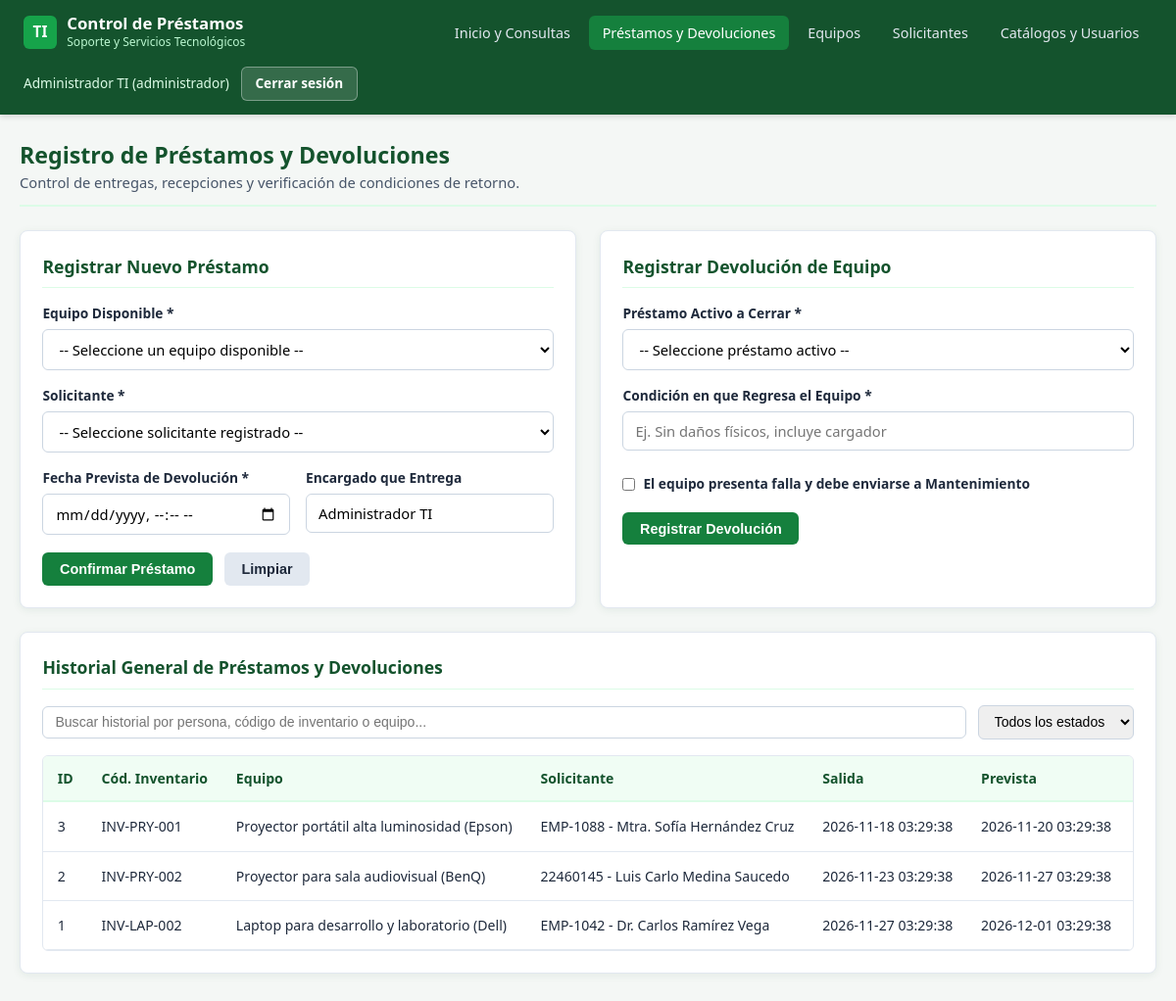
The app's page /prestamos.php (signed in) with its own data.
### tables this page shows
CREATE TABLE prestamos (
    id_prestamo INT UNSIGNED AUTO_INCREMENT,
    id_equipo INT UNSIGNED NOT NULL,
    id_solicitante INT UNSIGNED NOT NULL,
    id_usuario_entrega INT UNSIGNED NOT NULL,
    id_usuario_recibe INT UNSIGNED NULL,
    fecha_prestamo DATETIME NOT NULL DEFAULT CURRENT_TIMESTAMP,
    fecha_prevista_devolucion DATETIME NOT NULL,
    fecha_devolucion_real DATETIME NULL,
    estado_prestamo ENUM('activo', 'devuelto', 'vencido') NOT NULL DEFAULT 'activo',
    condicion_devolucion VARCHAR(150) NULL,
    requiere_mantenimiento TINYINT(1) NOT NULL DEFAULT 0,
    
    CONSTRAINT pk_prestamos PRIMARY KEY (id_prestamo),
    CONSTRAINT chk_fechas_prestamo CHECK (fecha_prevista_devolucion >= fecha_prestamo),
    CONSTRAINT chk_fecha_devolucion CHECK (fecha_devolucion_real IS NULL OR fecha_devolucion_real >= fecha_prestamo),
    
    CONSTRAINT fk_prestamos_equipo
        FOREIGN KEY (id_equipo) REFERENCES equipos (id_equipo)
        ON UPDATE CASCADE
        ON DELETE RESTRICT,
    CONSTRAINT fk_prestamos_solicitante
        FOREIGN KEY (id_solicitante) REFERENCES solicitantes (id_solicitante)
        ON UPDATE CASCADE
        ON DELETE RESTRICT,
        
    CONSTRAINT fk_prestamos_usuario_entrega
        FOREIGN KEY (id_usuario_entrega) REFERENCES usuarios (id_usuario)
        ON UPDATE CASCADE
        ON DELETE RESTRICT,
        
    CONSTRAINT fk_prestamos_usuario_recibe
        FOREIGN KEY (id_usuario_recibe) REFERENCES usuarios (id_usuario)
        ON UPDATE CASCADE
        ON DELETE RESTRICT
        
);

CREATE TABLE equipos (
    id_equipo INT UNSIGNED AUTO_INCREMENT,
    codigo_inventario VARCHAR(50) NOT NULL,
    numero_serie VARCHAR(80) NULL,
    descripcion VARCHAR(150) NOT NULL,
    marca VARCHAR(60) NOT NULL,
    modelo VARCHAR(80) NOT NULL,
    id_categoria INT UNSIGNED NOT NULL,
    estado ENUM('disponible', 'prestado', 'mantenimiento', 'baja') NOT NULL DEFAULT 'disponible',
    condicion_fisica VARCHAR(150) NOT NULL DEFAULT 'Óptima',
    
    CONSTRAINT pk_equipos PRIMARY KEY (id_equipo),
    CONSTRAINT uq_equipos_inventario UNIQUE (codigo_inventario),
    CONSTRAINT uq_equipos_serie UNIQUE (numero_serie),
    
    CONSTRAINT fk_equipos_categoria
        FOREIGN KEY (id_categoria) REFERENCES categorias (id_categoria)
        ON UPDATE CASCADE
        ON DELETE RESTRICT
        
);

CREATE TABLE solicitantes (
    id_solicitante INT UNSIGNED AUTO_INCREMENT,
    numero_control VARCHAR(30) NOT NULL,
    nombre_completo VARCHAR(120) NOT NULL,
    id_departamento INT UNSIGNED NOT NULL,
    
    CONSTRAINT pk_solicitantes PRIMARY KEY (id_solicitante),
    CONSTRAINT uq_solicitantes_num UNIQUE (numero_control),
    
    CONSTRAINT fk_solicitantes_departamento
        FOREIGN KEY (id_departamento) REFERENCES departamentos (id_departamento)
        ON UPDATE CASCADE
        ON DELETE RESTRICT
        
);

### config/auth.php (called while the page is built, shortened)
<?php
function esAdmin(): bool {
    return isset($_SESSION['rol']) && $_SESSION['rol'] === 'administrador';
}

### prestamos.php (the view, shortened to what this page needs)
<?php
require_once 'config/auth.php';
require_once 'config/conexion.php';
$pdo->exec("UPDATE prestamos
            SET estado_prestamo = 'vencido'
            WHERE estado_prestamo = 'activo'
              AND fecha_prevista_devolucion < NOW()");
$historial = $pdo->query("
    SELECT p.id_prestamo, p.fecha_prestamo, p.fecha_prevista_devolucion, p.fecha_devolucion_real,
           p.estado_prestamo, p.condicion_devolucion,
           e.codigo_inventario, e.descripcion AS equipo, e.marca, e.modelo,
           s.numero_control, s.nombre_completo AS solicitante,
           u_ent.nombre_completo AS usuario_entrega,
           u_rec.nombre_completo AS usuario_recibe
    FROM prestamos p
    INNER JOIN equipos e ON p.id_equipo = e.id_equipo
    INNER JOIN solicitantes s ON p.id_solicitante = s.id_solicitante
    INNER JOIN usuarios u_ent ON p.id_usuario_entrega = u_ent.id_usuario
    LEFT JOIN usuarios u_rec ON p.id_usuario_recibe = u_rec.id_usuario
    ORDER BY p.id_prestamo DESC
")->fetchAll();
$filtroInicial = trim($_GET['buscar'] ?? '');
?>
<!DOCTYPE html>
<html lang="es">
<head>
    <link rel="stylesheet" href="css/estilos.css">
</head>
<body>
<header class="navbar">
    <div class="navbar-contenedor">
        <a href="index.php" class="marca">
            <span class="marca-icono">TI</span>
            <div class="marca-texto">
                <h1>Control de Préstamos</h1>
                <span>Soporte y Servicios Tecnológicos</span>
            </div>
        </a>
        <ul class="nav-enlaces" id="navEnlaces">
            <li><a href="index.php">Inicio y Consultas</a></li>
            <li><a href="prestamos.php" class="activo">Préstamos y Devoluciones</a></li>
            <li><a href="equipos.php">Equipos</a></li>
            <li><a href="solicitantes.php">Solicitantes</a></li>
            <li><a href="catalogos.php">Catálogos y Usuarios</a></li>
        </ul>
        <div class="nav-usuario">
            <span class="usuario-activo"><?= htmlspecialchars($_SESSION['nombre']) ?> (<?= htmlspecialchars($_SESSION['rol']) ?>)</span>
            <a href="logout.php" class="btn-cerrar-sesion">Cerrar sesión</a>
        </div>
    </div>
</header>
<main class="contenedor">
    <div class="encabezado-seccion">
        <div>
            <h2>Registro de Préstamos y Devoluciones</h2>
            <p>Control de entregas, recepciones y verificación de condiciones de retorno.</p>
        </div>
    </div>
    <?php if (esAdmin()): ?>
    <div class="grid-dos-columnas">
        <section class="panel">
            <div class="panel-titulo">Registrar Nuevo Préstamo</div>
            <form method="POST" action="prestamos.php">
                <div class="form-grid">
                    <div class="campo ancho-completo">
                        <label for="id_equipo">Equipo Disponible *</label>
                        <select id="id_equipo" name="id_equipo" required>
                            <option value="">-- Seleccione un equipo disponible --</option>
                        </select>
                    </div>
                    <div class="campo ancho-completo">
                        <label for="id_solicitante">Solicitante *</label>
                        <select id="id_solicitante" name="id_solicitante" required>
                            <option value="">-- Seleccione solicitante registrado --</option>
                        </select>
                    </div>
                    <div class="campo">
                        <label for="fecha_prevista_devolucion">Fecha Prevista de Devolución *</label>
                        <input type="datetime-local" id="fecha_prevista_devolucion" name="fecha_prevista_devolucion" required>
                    </div>
                    <div class="campo">
                        <label for="usuario_entrega">Encargado que Entrega</label>
                        <input type="text" id="usuario_entrega" value="<?= htmlspecialchars($_SESSION['nombre']) ?>" readonly>
                    </div>
                </div>
                <div class="acciones-form">
                    <button type="submit" class="btn btn-primario">Confirmar Préstamo</button>
                    <button type="reset" class="btn btn-secundario">Limpiar</button>
                </div>
            </form>
        </section>
        <section class="panel">
            <div class="panel-titulo">Registrar Devolución de Equipo</div>
            <form method="POST" action="prestamos.php">
                <div class="form-grid">
                    <div class="campo ancho-completo">
                        <label for="id_prestamo_dev">Préstamo Activo a Cerrar *</label>
                        <select id="id_prestamo_dev" name="id_prestamo" required>
                            <option value="">-- Seleccione préstamo activo --</option>
                        </select>
                    </div>
                    <div class="campo ancho-completo">
                        <label for="condicion_devolucion">Condición en que Regresa el Equipo *</label>
                        <input type="text" id="condicion_devolucion" name="condicion_devolucion" placeholder="Ej. Sin daños físicos, incluye cargador" required>
                    </div>
                    <div class="campo ancho-completo">
                        <label class="campo-check">
                            <input type="checkbox" id="requiere_mantenimiento" name="requiere_mantenimiento" value="1">
                            <span>El equipo presenta falla y debe enviarse a <strong>Mantenimiento</strong></span>
                        </label>
                    </div>
                </div>
                <div class="acciones-form">
                    <button type="submit" class="btn btn-primario">Registrar Devolución</button>
                </div>
            </form>
        </section>
    </div>
    <?php endif; ?>
    <section class="panel">
        <div class="panel-titulo">Historial General de Préstamos y Devoluciones</div>
        <div class="barra-filtros">
            <input type="text" id="inputBuscarHistorial" value="<?= htmlspecialchars($filtroInicial) ?>" placeholder="Buscar historial por persona, código de inventario o equipo..." data-tabla-filtro="tablaHistorialPrestamos">
            <select data-tabla-estado="tablaHistorialPrestamos">
                <option value="">Todos los estados</option>
            </select>
        </div>
        <div class="tabla-contenedor">
            <table id="tablaHistorialPrestamos">
                <thead>
                    <tr>
                        <th>ID</th>
                        <th>Cód. Inventario</th>
                        <th>Equipo</th>
                        <th>Solicitante</th>
                        <th>Salida</th>
                        <th>Prevista</th>
                        <th>Devolución Real</th>
                    </tr>
                </thead>
                <tbody>
                    <?php if (empty($historial)): ?>
                        <tr class="fila-vacia">
                            <td colspan="9">No hay movimientos de préstamos registrados.</td>
                        </tr>
                    <?php else: ?>
                        <?php foreach ($historial as $h): ?>
                            <tr data-estado="<?= htmlspecialchars($h['estado_prestamo']) ?>">
                                <td><?= (int)$h['id_prestamo'] ?></td>
                                <td><?= htmlspecialchars($h['codigo_inventario']) ?></td>
                                <td><?= htmlspecialchars($h['equipo'] . ' (' . $h['marca'] . ')') ?></td>
                                <td><?= htmlspecialchars($h['numero_control'] . ' - ' . $h['solicitante']) ?></td>
                                <td><?= htmlspecialchars($h['fecha_prestamo']) ?></td>
                                <td><?= htmlspecialchars($h['fecha_prevista_devolucion']) ?></td>
                                <td><?= htmlspecialchars($h['fecha_devolucion_real'] ?? 'Pendiente') ?></td>
                            </tr>
                        <?php endforeach; ?>
                    <?php endif; ?>
                </tbody>
            </table>
        </div>
    </section>
</main>
</body>
</html>

### records on screen
prestamos: id_prestamo "3", id_equipo.codigo_inventario "INV-PRY-001", id_equipo.marca "Proyector portátil alta luminosidad (Epson)", id_solicitante.nombre_completo "EMP-1088 - Mtra. Sofía Hernández Cruz", fecha_prestamo "2026-11-18 03:29:38", fecha_prevista_devolucion "2026-11-20 03:29:38"
prestamos: id_prestamo "2", id_equipo.codigo_inventario "INV-PRY-002", id_equipo.marca "Proyector para sala audiovisual (BenQ)", id_solicitante.nombre_completo "22460145 - Luis Carlo Medina Saucedo", fecha_prestamo "2026-11-23 03:29:38", fecha_prevista_devolucion "2026-11-27 03:29:38"
prestamos: id_prestamo "1", id_equipo.codigo_inventario "INV-LAP-002", id_equipo.marca "Laptop para desarrollo y laboratorio (Dell)", id_solicitante.nombre_completo "EMP-1042 - Dr. Carlos Ramírez Vega", fecha_prestamo "2026-11-27 03:29:38", fecha_prevista_devolucion "2026-12-01 03:29:38"

### other values on screen
$_SESSION['nombre'] "Administrador TI"
$_SESSION['rol'] "administrador"
